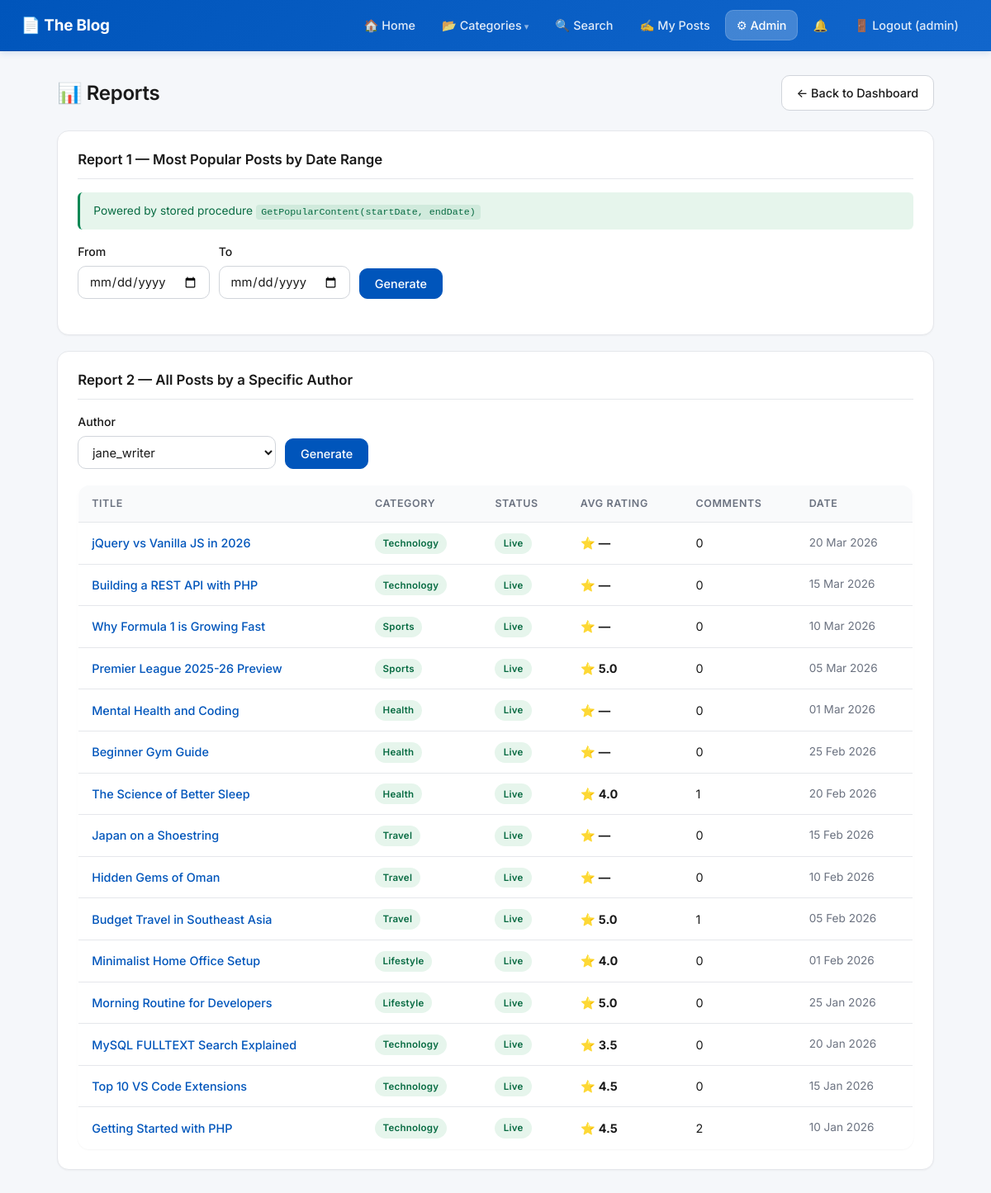
Page /admin/reports.php?r2author=2 (signed in) on the committed database.
### tables this page shows
CREATE TABLE IF NOT EXISTS dbProj_posts (
    post_id     INT AUTO_INCREMENT PRIMARY KEY,
    title       VARCHAR(200) NOT NULL,
    short_desc  TEXT,
    full_content TEXT,
    image_path  VARCHAR(255),
    pdf_path    VARCHAR(255),
    cat_id      INT,
    uid         INT,
    published   TINYINT(1) DEFAULT 0,
    is_deleted  TINYINT(1) NOT NULL DEFAULT 0,
    created_at  DATETIME DEFAULT CURRENT_TIMESTAMP,
    FOREIGN KEY (cat_id) REFERENCES dbProj_categories(cat_id) ON DELETE SET NULL,
    FOREIGN KEY (uid)    REFERENCES dbProj_users(uid)          ON DELETE CASCADE,
    INDEX idx_cat_id      (cat_id),
    INDEX idx_uid         (uid),
    INDEX idx_created_at  (created_at),
    INDEX idx_published   (published)
);

CREATE TABLE IF NOT EXISTS dbProj_categories (
    cat_id   INT AUTO_INCREMENT PRIMARY KEY,
    cat_name VARCHAR(100) NOT NULL
);

### admin/reports.php (the view, shortened to what this page needs)
<?php
require_once '../DBConn.php';
$authors = mysqli_query($conn, "SELECT uid, username FROM dbProj_users WHERE role IN ('creator','admin') ORDER BY username");
$r1From  = $_GET['r1from'] ?? '';
$r1To    = $_GET['r1to']   ?? '';
$report2   = [];
$r2Author  = (int)($_GET['r2author'] ?? 0);
if ($r2Author) {
    $stmt = mysqli_prepare($conn, "
        SELECT p.post_id, p.title, p.created_at, p.published,
               c.cat_name,
               ROUND(AVG(r.rating),1) AS avg_rating,
               COUNT(DISTINCT cm.comment_id) AS comments
        FROM dbProj_posts p
        LEFT JOIN dbProj_categories c  ON p.cat_id   = c.cat_id
        LEFT JOIN dbProj_ratings    r  ON p.post_id  = r.post_id
        LEFT JOIN dbProj_comments   cm ON p.post_id  = cm.post_id
        WHERE p.uid = ?
        GROUP BY p.post_id
        ORDER BY p.created_at DESC
    ");
    mysqli_stmt_bind_param($stmt, 'i', $r2Author);
    mysqli_stmt_execute($stmt);
    $res2 = mysqli_stmt_get_result($stmt);
    while ($row = mysqli_fetch_assoc($res2)) $report2[] = $row;
}
?>
<!DOCTYPE html>
<html lang="en">
<head>
<link rel="stylesheet" href="../css/style.css">
</head>
<body>
<?php include '../includes/nav.php'; ?>
<div class="container">
    <div class="page-header">
        <h2>&#128202; Reports</h2>
        <a href="dashboard.php" class="btn">&larr; Back to Dashboard</a>
    </div>
    <div class="section-card">
        <h3>Report 1 &mdash; Most Popular Posts by Date Range</h3>
        <div class="callout">
            Powered by stored procedure <code>GetPopularContent(startDate, endDate)</code>
        </div>
        <form method="GET" style="display:flex; gap:0.7rem; flex-wrap:wrap; align-items:end; margin-bottom:1.2rem;">
            <div class="form-group" style="margin-bottom:0;">
                <label>From</label>
                <input type="date" name="r1from" value="<?= htmlspecialchars($r1From) ?>">
            </div>
            <div class="form-group" style="margin-bottom:0;">
                <label>To</label>
                <input type="date" name="r1to" value="<?= htmlspecialchars($r1To) ?>">
            </div>
            <button type="submit" class="btn btn-primary">Generate</button>
        </form>
    </div>
    <div class="section-card">
        <h3>Report 2 &mdash; All Posts by a Specific Author</h3>
        <form method="GET" style="display:flex; gap:0.7rem; flex-wrap:wrap; align-items:end; margin-bottom:1.2rem;">
            <div class="form-group" style="margin-bottom:0; min-width:240px;">
                <label>Author</label>
                <select name="r2author">
                    <?php while ($a = mysqli_fetch_assoc($authors)): ?>
                        <option value="<?= $a['uid'] ?>" <?= ($r2Author == $a['uid']) ? 'selected' : '' ?>><?= htmlspecialchars($a['username']) ?></option>
                    <?php endwhile; ?>
                </select>
            </div>
            <button type="submit" class="btn btn-primary">Generate</button>
        </form>
        <?php if ($r2Author): ?>
            <?php if (empty($report2)): ?>
                <div class="empty-state" style="padding:1.5rem;">This author has no posts.</div>
            <?php else: ?>
            <table class="data-table">
                <thead><tr><th>Title</th><th>Category</th><th>Status</th><th>Avg Rating</th><th>Comments</th><th>Date</th></tr></thead>
                <tbody>
                <?php foreach ($report2 as $r): ?>
                <tr>
                    <td><a href="../view_post.php?id=<?= $r['post_id'] ?>" style="font-weight:500;"><?= htmlspecialchars($r['title']) ?></a></td>
                    <td><span class="badge"><?= htmlspecialchars($r['cat_name'] ?? '—') ?></span></td>
                    <td>
                        <?php if ($r['published']): ?>
                            <span class="status-pill status-published">Live</span>
                        <?php else: ?>
                            <span class="status-pill status-draft">Draft</span>
                        <?php endif; ?>
                    </td>
                    <td>&#11088; <strong><?= $r['avg_rating'] ?? '—' ?></strong></td>
                    <td><?= $r['comments'] ?></td>
                    <td style="color:var(--color-text-muted); font-size:0.85rem;"><?= date('d M Y', strtotime($r['created_at'])) ?></td>
                </tr>
                <?php endforeach; ?>
                </tbody>
            </table>
            <?php endif; ?>
        <?php endif; ?>
    </div>
</div>
</body>
</html>

### css/style.css (style rules this page uses)
:root { --color-primary: #0055bb; --color-primary-hover: #003f99; --color-primary-soft: #e8efff; --color-accent: #0a8754; --color-accent-hover: #076b42; --color-accent-soft: #e6f5ec; --color-danger: #dc2626; --color-danger-hover: #b91c1c; --color-danger-soft: #fef2f2; --color-warning: #e6a800; --color-warning-soft: #fff8e1; --color-text: #1a1a1a; --color-text-muted: #6b7280; --color-text-subtle: #9ca3af; --color-bg: #ffffff; --color-bg-soft: #f9fafb; --color-bg-page: #f5f7fa; --color-border: #e5e7eb; --color-border-strong: #d1d5db; --radius-sm: 6px; --radius-md: 10px; --radius-lg: 14px; --radius-pill: 999px; --shadow-sm: 0 1px 2px rgba(0,0,0,.04); --shadow-md: 0 4px 12px rgba(0,0,0,.06); --shadow-lg: 0 8px 24px rgba(0,0,0,.08); --transition: all 0.15s ease; }
*, *::before, *::after { box-sizing: border-box; margin: 0; padding: 0; }
html, body { min-height: 100%; }
body { font-family: 'Inter', system-ui, -apple-system, 'Segoe UI', Arial, sans-serif; background: var(--color-bg-page); color: var(--color-text); font-size: 15px; line-height: 1.6; -webkit-font-smoothing: antialiased; -moz-osx-font-smoothing: grayscale; }
a { color: var(--color-primary); text-decoration: none; transition: var(--transition); }
h1, h2, h3, h4 { font-weight: 600; line-height: 1.3; color: var(--color-text); }
.container { max-width: 1100px; margin: 1.8rem auto; padding: 0 1.2rem; }
.btn { display: inline-flex; align-items: center; justify-content: center; gap: 0.4rem; padding: 0.55rem 1.1rem; border: 1px solid var(--color-border-strong); background: var(--color-bg); color: var(--color-text); border-radius: var(--radius-md); font-size: 0.9rem; font-weight: 500; font-family: inherit; cursor: pointer; transition: var(--transition); text-decoration: none; }
.btn-primary { background: var(--color-primary); color: #fff; border-color: var(--color-primary); }
.card, .section-card { background: var(--color-bg); border: 1px solid var(--color-border); border-radius: var(--radius-lg); padding: 1.5rem; box-shadow: var(--shadow-sm); }
.section-card + .section-card { margin-top: 1.2rem; }
.section-card h3 { font-size: 1.05rem; margin-bottom: 1rem; padding-bottom: 0.7rem; border-bottom: 1px solid var(--color-border); }
.page-header { display: flex; justify-content: space-between; align-items: center; margin-bottom: 1.5rem; gap: 1rem; }
.page-header h2 { font-size: 1.5rem; letter-spacing: -0.01em; }
.form-group { margin-bottom: 1rem; }
.form-group label { display: block; font-weight: 500; margin-bottom: 0.35rem; font-size: 0.88rem; color: var(--color-text); }
.form-group input, .form-group select, .form-group textarea { width: 100%; padding: 0.55rem 0.8rem; border: 1px solid var(--color-border-strong); border-radius: var(--radius-md); font-size: 0.92rem; font-family: inherit; background: var(--color-bg); color: var(--color-text); transition: var(--transition); }
.badge { display: inline-block; background: var(--color-accent-soft); color: var(--color-accent-hover); padding: 0.2rem 0.6rem; border-radius: var(--radius-pill); font-size: 0.72rem; font-weight: 600; letter-spacing: 0.02em; }
.status-pill { display: inline-block; padding: 0.2rem 0.65rem; border-radius: var(--radius-pill); font-size: 0.72rem; font-weight: 600; letter-spacing: 0.02em; }
.status-live, .status-published { background: var(--color-accent-soft); color: var(--color-accent-hover); }
.data-table { width: 100%; border-collapse: collapse; background: var(--color-bg); border-radius: var(--radius-lg); overflow: hidden; box-shadow: var(--shadow-sm); border: 1px solid var(--color-border); }
.data-table th { background: var(--color-bg-soft); color: var(--color-text-muted); border-bottom: 1px solid var(--color-border); padding: 0.75rem 1rem; text-align: left; font-size: 0.78rem; font-weight: 600; text-transform: uppercase; letter-spacing: 0.05em; }
.data-table td { border-bottom: 1px solid var(--color-border); padding: 0.75rem 1rem; font-size: 0.9rem; vertical-align: middle; }
.data-table tr:last-child td { border-bottom: none; }
.data-table tbody tr { transition: background 0.1s ease; }
.callout { background: var(--color-accent-soft); border-left: 3px solid var(--color-accent); color: var(--color-accent-hover); padding: 0.7rem 1rem; border-radius: var(--radius-sm); font-size: 0.86rem; margin-bottom: 1rem; }
.callout code { background: rgba(10,135,84,0.1); padding: 0.1rem 0.4rem; border-radius: 4px; font-size: 0.85em; }

### rows in the picture
dbproj_posts: title "jQuery vs Vanilla JS in 2026", cat.cat_name "Technology", published "Live", avg_rating "—", comments "0", created_at "20 Mar 2026"
dbproj_posts: title "Building a REST API with PHP", cat.cat_name "Technology", published "Live", avg_rating "—", comments "0", created_at "15 Mar 2026"
dbproj_posts: title "Why Formula 1 is Growing Fast", cat.cat_name "Sports", published "Live", avg_rating "—", comments "0", created_at "10 Mar 2026"
dbproj_posts: title "Premier League 2025-26 Preview", cat.cat_name "Sports", published "Live", avg_rating "5.0", comments "0", created_at "05 Mar 2026"
dbproj_posts: title "Mental Health and Coding", cat.cat_name "Health", published "Live", avg_rating "—", comments "0", created_at "01 Mar 2026"
dbproj_posts: title "Beginner Gym Guide", cat.cat_name "Health", published "Live", avg_rating "—", comments "0", created_at "25 Feb 2026"
dbproj_posts: title "The Science of Better Sleep", cat.cat_name "Health", published "Live", avg_rating "4.0", comments "1", created_at "20 Feb 2026"
dbproj_posts: title "Japan on a Shoestring", cat.cat_name "Travel", published "Live", avg_rating "—", comments "0", created_at "15 Feb 2026"
dbproj_posts: title "Hidden Gems of Oman", cat.cat_name "Travel", published "Live", avg_rating "—", comments "0", created_at "10 Feb 2026"
dbproj_posts: title "Budget Travel in Southeast Asia", cat.cat_name "Travel", published "Live", avg_rating "5.0", comments "1", created_at "05 Feb 2026"
dbproj_posts: title "Minimalist Home Office Setup", cat.cat_name "Lifestyle", published "Live", avg_rating "4.0", comments "0", created_at "01 Feb 2026"
dbproj_posts: title "Morning Routine for Developers", cat.cat_name "Lifestyle", published "Live", avg_rating "5.0", comments "0", created_at "25 Jan 2026"
dbproj_posts: title "MySQL FULLTEXT Search Explained", cat.cat_name "Technology", published "Live", avg_rating "3.5", comments "0", created_at "20 Jan 2026"
dbproj_posts: title "Top 10 VS Code Extensions", cat.cat_name "Technology", published "Live", avg_rating "4.5", comments "0", created_at "15 Jan 2026"
dbproj_posts: title "Getting Started with PHP", cat.cat_name "Technology", published "Live", avg_rating "4.5", comments "2", created_at "10 Jan 2026"

### other values in the picture
$_SESSION['username'] "admin"
form field r2author "jane_writer"
